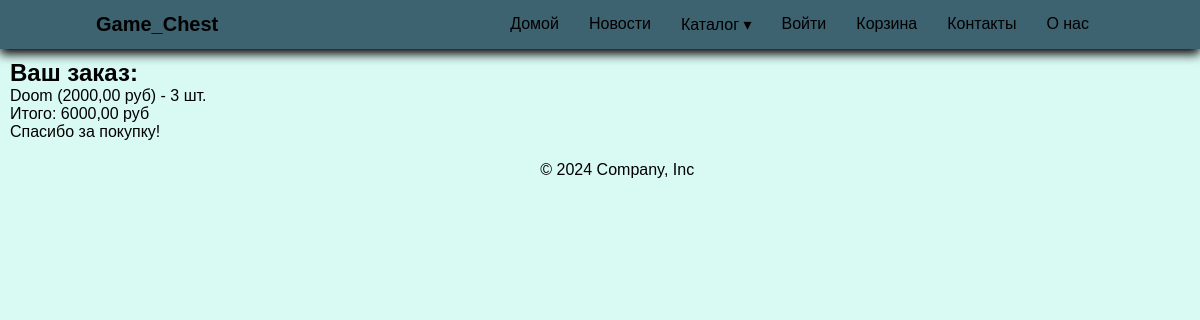
The page /order/3/ on the database its author committed.
### main/models.py (models this page shows, shortened)
class OrderProduct(models.Model):
    order = models.ForeignKey(
        'Order', on_delete=models.CASCADE, verbose_name='Заказ'
    )
    product = models.ForeignKey(
        Product, on_delete=models.CASCADE, verbose_name='Товар'
    )
    quantity = models.IntegerField(verbose_name='Количество')
    price = models.DecimalField(
        max_digits=12, decimal_places=2, verbose_name='Цена'
    )

class Product(models.Model):
    title = models.CharField(
        max_length=255, blank=False, verbose_name='Название'
    )
    image = models.ImageField(
        upload_to='products', blank=True, null=True, verbose_name='Изображение'
    )
    description = models.TextField(
        verbose_name='Описание', default='', blank=True
    )
    release = models.TextField(
        verbose_name='Дата выхода', default='', blank=True
    )
    publisher = models.TextField(
        verbose_name='Издатель', default='', blank=True
    )
    developer = models.TextField(
        verbose_name='Разработчик', default='', blank=True
    )
    price = models.DecimalField(
        max_digits=8, decimal_places=2, verbose_name='Цена'
    )
    original_price = models.DecimalField(
        max_digits=8, decimal_places=2, blank=True, null=True, verbose_name='Цена без скидки(зачеркнуто)'
    )
    count = models.IntegerField(
        default=0, verbose_name='Количество'
    )
    is_active = models.BooleanField(default=True, verbose_name='Активен?')
    created_at = models.DateTimeField(
        auto_now_add=True, verbose_name='Дата создания'
    )
    updated_at = models.DateTimeField(
        auto_now=True, verbose_name='Дата обновления'
    )
    categories = models.ManyToManyField(
        Category, verbose_name='Категории'
    )
    class Meta:
        verbose_name = 'Товар'
        verbose_name_plural = 'Товары'

class Order(models.Model):
    class Status(models.TextChoices):
        CREATED = 'CREATED', 'Создан'
        PAYED = 'PAYED', 'Оплачен'
        IN_PROGRESS = 'IN_PROGRESS', 'В обработке'
        DELIVERING = 'DELIVERING', 'Доставляется'
        DELIVERED = 'DELIVERED', 'Доставлен'
        CANCELED = 'CANCELED', 'Отменен'
    user = models.ForeignKey(
        User, on_delete=models.CASCADE, verbose_name='Пользователь'
    )
    products = models.ManyToManyField(
        Product, verbose_name='Товары',
        through=OrderProduct,
        through_fields=('order', 'product')
    )
    status = models.CharField(
        verbose_name='Статус',
        max_length=15, choices=Status.choices, default=Status.CREATED
    )
    created_at = models.DateTimeField(
        auto_now_add=True, verbose_name='Дата создания'
    )
    updated_at = models.DateTimeField(
        auto_now=True, verbose_name='Дата обновления'
    )
    created_at = models.DateTimeField(
        auto_now_add=True, verbose_name='Дата создания'
    )
    updated_at = models.DateTimeField(
        auto_now=True, verbose_name='Дата обновления'
    )
    @property
    def total_price(self):
        return sum([
            order_product.price * order_product.quantity
            for order_product in OrderProduct.objects.filter(order=self)
        ])
    class Meta:
        verbose_name = 'Заказ'
        verbose_name_plural = 'Заказы'

### main/views.py (the view)
# urls.py: path('order/<int:id>/', views.get_order_view, name='get_order'),
@require_http_methods(["GET"])
def get_order_view(request: HttpRequest, id: int):
    try:
        order = Order.objects.get(id=id)
    except Order.DoesNotExist:
        raise Http404('Заказ не найден')
    return HttpResponse(render(request, 'order.html', {
        'order': order,
        'products': OrderProduct.objects.filter(order=order),
    }))

### main/context.py (called while the page is built)
def get_categories_select(request):
    categories = Category.objects.all()
    return {'categories': categories}

### main/templates/order.html (shortened to what this page needs)
{% extends 'base.html' %}
{% load static %}
{% block head %}
<link rel="stylesheet" href="{% static '/order/styles/order.css' %}">
{% endblock %}
{% block content %}
<h2>Ваш заказ:</h2>
{% for item in products %}
<p>{{ item.product.title }} ({{ item.price }} руб) - {{ item.quantity }} шт.</p>
{% endfor %}
<p>Итого: {{ order.total_price }} руб</p>
<p>Спасибо за покупку!</p>
{% endblock %}

### main/static/base/styles/base.css (style rules this page uses)
* { margin: 0; padding: 0; box-sizing: border-box; font-family: sans-serif; list-style: none; text-decoration: none; }
body { height: 100vh; background-size: cover; background-position: center; background-color: #d9f9f3; color: black; }

### rows shown on the page
OrderProduct: product "Doom", price "2000,00", quantity "3"
Order: total_price "6000,00"
